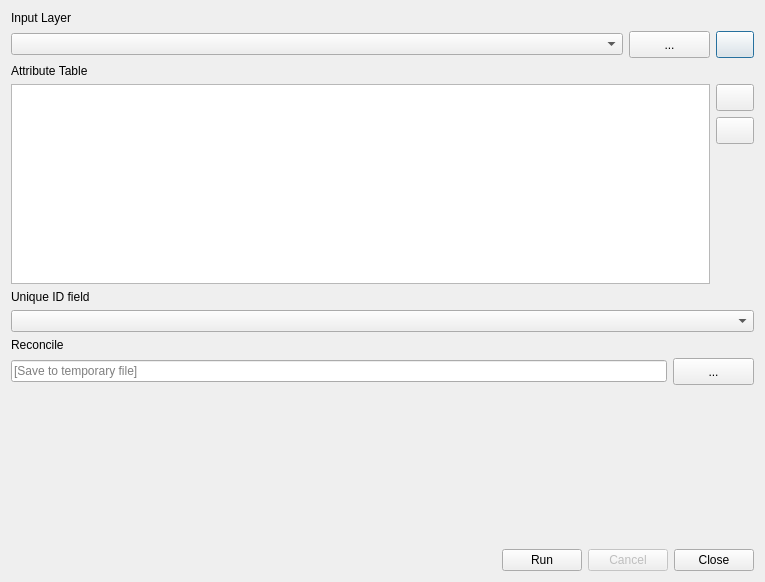
<?xml version="1.0" encoding="UTF-8"?>
<ui version="4.0">
 <class>DlgReconcile</class>
 <widget class="QDialog" name="DlgReconcile">
  <property name="geometry">
   <rect>
    <x>0</x>
    <y>0</y>
    <width>765</width>
    <height>582</height>
   </rect>
  </property>
  <property name="windowTitle">
   <string>Reconcile</string>
  </property>
  <property name="windowIcon">
   <iconset resource="../resources.qrc">
    <normaloff>:/processing/images/reconcile.png</normaloff>:/processing/images/reconcile.png</iconset>
  </property>
  <layout class="QGridLayout" name="gridLayout">
   <item row="0" column="0">
    <widget class="QLabel" name="label">
     <property name="text">
      <string>Input Layer</string>
     </property>
    </widget>
   </item>
   <item row="1" column="0">
    <layout class="QHBoxLayout" name="horizontalLayout_2">
     <item>
      <widget class="QComboBox" name="inputLayerBox"/>
     </item>
     <item>
      <widget class="QToolButton" name="inputLayerButton">
       <property name="minimumSize">
        <size>
         <width>81</width>
         <height>27</height>
        </size>
       </property>
       <property name="maximumSize">
        <size>
         <width>81</width>
         <height>27</height>
        </size>
       </property>
       <property name="text">
        <string>...</string>
       </property>
      </widget>
     </item>
     <item>
      <widget class="QPushButton" name="refreshButton">
       <property name="minimumSize">
        <size>
         <width>38</width>
         <height>27</height>
        </size>
       </property>
       <property name="maximumSize">
        <size>
         <width>38</width>
         <height>27</height>
        </size>
       </property>
       <property name="text">
        <string/>
       </property>
       <property name="icon">
        <iconset resource="../resources.qrc">
         <normaloff>:/processing/images/iterate.png</normaloff>:/processing/images/iterate.png</iconset>
       </property>
      </widget>
     </item>
    </layout>
   </item>
   <item row="2" column="0">
    <widget class="QLabel" name="label_4">
     <property name="text">
      <string>Attribute Table</string>
     </property>
    </widget>
   </item>
   <item row="3" column="0">
    <layout class="QHBoxLayout" name="horizontalLayout_3">
     <item>
      <widget class="QTableWidget" name="dataTable">
       <property name="minimumSize">
        <size>
         <width>690</width>
         <height>200</height>
        </size>
       </property>
      </widget>
     </item>
     <item>
      <layout class="QVBoxLayout" name="verticalLayout_2">
       <item>
        <widget class="QPushButton" name="newColumnButton">
         <property name="minimumSize">
          <size>
           <width>38</width>
           <height>27</height>
          </size>
         </property>
         <property name="maximumSize">
          <size>
           <width>38</width>
           <height>27</height>
          </size>
         </property>
         <property name="text">
          <string/>
         </property>
         <property name="icon">
          <iconset resource="../resources.qrc">
           <normaloff>:/processing/images/new.png</normaloff>:/processing/images/new.png</iconset>
         </property>
        </widget>
       </item>
       <item>
        <widget class="QPushButton" name="saveTableButton">
         <property name="minimumSize">
          <size>
           <width>38</width>
           <height>27</height>
          </size>
         </property>
         <property name="maximumSize">
          <size>
           <width>38</width>
           <height>27</height>
          </size>
         </property>
         <property name="text">
          <string/>
         </property>
         <property name="icon">
          <iconset resource="../resources.qrc">
           <normaloff>:/processing/images/save.png</normaloff>:/processing/images/save.png</iconset>
         </property>
        </widget>
       </item>
       <item>
        <spacer name="verticalSpacer">
         <property name="orientation">
          <enum>Qt::Vertical</enum>
         </property>
         <property name="sizeHint" stdset="0">
          <size>
           <width>20</width>
           <height>40</height>
          </size>
         </property>
        </spacer>
       </item>
      </layout>
     </item>
    </layout>
   </item>
   <item row="4" column="0">
    <widget class="QLabel" name="label_2">
     <property name="text">
      <string>Unique ID field</string>
     </property>
    </widget>
   </item>
   <item row="5" column="0">
    <widget class="QComboBox" name="uniqueFieldBox"/>
   </item>
   <item row="6" column="0">
    <widget class="QLabel" name="label_3">
     <property name="text">
      <string>Reconcile</string>
     </property>
    </widget>
   </item>
   <item row="7" column="0">
    <layout class="QHBoxLayout" name="horizontalLayout">
     <item>
      <widget class="QLineEdit" name="lineEdit">
       <property name="inputMask">
        <string/>
       </property>
       <property name="text">
        <string/>
       </property>
       <property name="placeholderText">
        <string>[Save to temporary file]</string>
       </property>
      </widget>
     </item>
     <item>
      <widget class="QToolButton" name="outputLayerButton">
       <property name="sizePolicy">
        <sizepolicy hsizetype="Fixed" vsizetype="Fixed">
         <horstretch>0</horstretch>
         <verstretch>0</verstretch>
        </sizepolicy>
       </property>
       <property name="minimumSize">
        <size>
         <width>81</width>
         <height>27</height>
        </size>
       </property>
       <property name="maximumSize">
        <size>
         <width>81</width>
         <height>27</height>
        </size>
       </property>
       <property name="text">
        <string>...</string>
       </property>
      </widget>
     </item>
    </layout>
   </item>
   <item row="8" column="0">
    <spacer name="verticalSpacer_2">
     <property name="orientation">
      <enum>Qt::Vertical</enum>
     </property>
     <property name="sizeHint" stdset="0">
      <size>
       <width>718</width>
       <height>123</height>
      </size>
     </property>
    </spacer>
   </item>
   <item row="9" column="0">
    <layout class="QHBoxLayout" name="horizontalLayout_4">
     <item>
      <spacer name="horizontalSpacer">
       <property name="orientation">
        <enum>Qt::Horizontal</enum>
       </property>
       <property name="sizeHint" stdset="0">
        <size>
         <width>40</width>
         <height>20</height>
        </size>
       </property>
      </spacer>
     </item>
     <item>
      <widget class="QPushButton" name="runButton">
       <property name="minimumSize">
        <size>
         <width>0</width>
         <height>0</height>
        </size>
       </property>
       <property name="maximumSize">
        <size>
         <width>85</width>
         <height>27</height>
        </size>
       </property>
       <property name="text">
        <string>Run</string>
       </property>
      </widget>
     </item>
     <item>
      <widget class="QPushButton" name="cancelButton">
       <property name="enabled">
        <bool>false</bool>
       </property>
       <property name="minimumSize">
        <size>
         <width>0</width>
         <height>0</height>
        </size>
       </property>
       <property name="maximumSize">
        <size>
         <width>85</width>
         <height>27</height>
        </size>
       </property>
       <property name="text">
        <string>Cancel</string>
       </property>
      </widget>
     </item>
     <item>
      <widget class="QPushButton" name="closeButton">
       <property name="minimumSize">
        <size>
         <width>0</width>
         <height>0</height>
        </size>
       </property>
       <property name="maximumSize">
        <size>
         <width>85</width>
         <height>27</height>
        </size>
       </property>
       <property name="text">
        <string>Close</string>
       </property>
      </widget>
     </item>
    </layout>
   </item>
  </layout>
 </widget>
 <resources>
  <include location="../resources.qrc"/>
 </resources>
 <connections/>
</ui>
